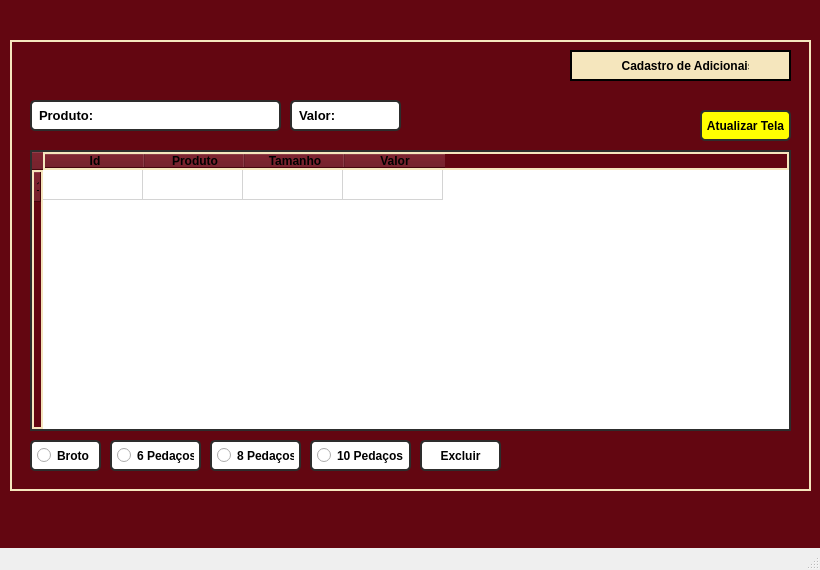
<?xml version="1.0" encoding="UTF-8"?>
<ui version="4.0">
 <class>MainWindow</class>
 <widget class="QMainWindow" name="MainWindow">
  <property name="geometry">
   <rect>
    <x>0</x>
    <y>0</y>
    <width>820</width>
    <height>570</height>
   </rect>
  </property>
  <property name="minimumSize">
   <size>
    <width>820</width>
    <height>570</height>
   </size>
  </property>
  <property name="maximumSize">
   <size>
    <width>820</width>
    <height>570</height>
   </size>
  </property>
  <property name="windowTitle">
   <string>MainWindow</string>
  </property>
  <widget class="QWidget" name="centralwidget">
   <layout class="QHBoxLayout" name="horizontalLayout">
    <property name="spacing">
     <number>0</number>
    </property>
    <property name="leftMargin">
     <number>0</number>
    </property>
    <property name="topMargin">
     <number>0</number>
    </property>
    <property name="rightMargin">
     <number>0</number>
    </property>
    <property name="bottomMargin">
     <number>0</number>
    </property>
    <item>
     <widget class="QFrame" name="frame">
      <property name="styleSheet">
       <string notr="true">background-color: rgb(99, 6, 17);
</string>
      </property>
      <property name="frameShape">
       <enum>QFrame::NoFrame</enum>
      </property>
      <property name="frameShadow">
       <enum>QFrame::Raised</enum>
      </property>
      <widget class="QFrame" name="frame_2">
       <property name="geometry">
        <rect>
         <x>10</x>
         <y>40</y>
         <width>801</width>
         <height>451</height>
        </rect>
       </property>
       <property name="styleSheet">
        <string notr="true">border: 2px solid rgb(245, 230, 189);</string>
       </property>
       <property name="frameShape">
        <enum>QFrame::StyledPanel</enum>
       </property>
       <property name="frameShadow">
        <enum>QFrame::Raised</enum>
       </property>
       <widget class="QLineEdit" name="produto_cadastro">
        <property name="geometry">
         <rect>
          <x>20</x>
          <y>60</y>
          <width>251</width>
          <height>31</height>
         </rect>
        </property>
        <property name="font">
         <font>
          <pointsize>10</pointsize>
          <weight>75</weight>
          <bold>true</bold>
          <kerning>true</kerning>
         </font>
        </property>
        <property name="styleSheet">
         <string notr="true">QLineEdit{
	border: 2px solid rgb(45, 45, 45);
 	border-radius: 5px;
    padding: 5px;
     color: rgb(255,275,275);
	background-color: rgb(255, 255, 255);
}
QLineEdit:hover{
	border: 2px solid rgb(55, 55, 55);
    color: rgb(0,0,0);
}
QLineEdit:focus{
	border: 2px solid rgb(255, 207, 0);
     color: rgb(0, 0, 0);
}</string>
        </property>
        <property name="placeholderText">
         <string>Produto:</string>
        </property>
       </widget>
       <widget class="QLineEdit" name="valor_cadastro">
        <property name="geometry">
         <rect>
          <x>280</x>
          <y>60</y>
          <width>111</width>
          <height>31</height>
         </rect>
        </property>
        <property name="font">
         <font>
          <pointsize>10</pointsize>
          <weight>75</weight>
          <bold>true</bold>
          <kerning>true</kerning>
         </font>
        </property>
        <property name="styleSheet">
         <string notr="true">QLineEdit{
	border: 2px solid rgb(45, 45, 45);
 	border-radius: 5px;
    padding: 5px;
     color: rgb(255,275,275);
	background-color: rgb(255, 255, 255);
}
QLineEdit:hover{
	border: 2px solid rgb(55, 55, 55);
    color: rgb(0,0,0);
}
QLineEdit:focus{
	border: 2px solid rgb(255, 207, 0);
     color: rgb(0, 0, 0);
}</string>
        </property>
        <property name="placeholderText">
         <string>Valor:</string>
        </property>
       </widget>
       <widget class="QFrame" name="frame_6">
        <property name="geometry">
         <rect>
          <x>560</x>
          <y>10</y>
          <width>221</width>
          <height>31</height>
         </rect>
        </property>
        <property name="styleSheet">
         <string notr="true">background-color: rgb(245, 230, 189);
border: 2px solid rgb(255, 275, 275);
border-radius: 0px;</string>
        </property>
        <property name="frameShape">
         <enum>QFrame::StyledPanel</enum>
        </property>
        <property name="frameShadow">
         <enum>QFrame::Raised</enum>
        </property>
        <widget class="QLabel" name="label_10">
         <property name="geometry">
          <rect>
           <x>40</x>
           <y>6</y>
           <width>141</width>
           <height>20</height>
          </rect>
         </property>
         <property name="font">
          <font>
           <weight>75</weight>
           <bold>true</bold>
          </font>
         </property>
         <property name="styleSheet">
          <string notr="true">QLabel{
border: 2px solid rgb(245, 230, 189);

}</string>
         </property>
         <property name="text">
          <string>  Cadastro de Adicionais</string>
         </property>
        </widget>
       </widget>
       <widget class="QPushButton" name="excluir_cadastro">
        <property name="geometry">
         <rect>
          <x>410</x>
          <y>400</y>
          <width>81</width>
          <height>31</height>
         </rect>
        </property>
        <property name="font">
         <font>
          <weight>75</weight>
          <bold>true</bold>
         </font>
        </property>
        <property name="styleSheet">
         <string notr="true">QPushButton{
	border: 2px solid rgb(45, 45, 45);
 	border-radius: 5px;
    padding: 5px;
     color: rgb(255,275,275);
	background-color: rgb(255, 255, 255);
}
QPushButton:hover{
	border: 2px solid rgb(55, 55, 55);
    color: rgb(0,0,0);
}
QPushButton:focus{
	border: 2px solid rgb(255, 207, 0);
     color: rgb(0, 0, 0);
}</string>
        </property>
        <property name="text">
         <string>Excluir</string>
        </property>
       </widget>
       <widget class="QTableWidget" name="tableWidget_cadastro">
        <property name="geometry">
         <rect>
          <x>20</x>
          <y>110</y>
          <width>761</width>
          <height>281</height>
         </rect>
        </property>
        <property name="font">
         <font>
          <weight>75</weight>
          <bold>true</bold>
         </font>
        </property>
        <property name="whatsThis">
         <string>&lt;html&gt;&lt;head/&gt;&lt;body&gt;&lt;p&gt;&lt;br/&gt;&lt;/p&gt;&lt;/body&gt;&lt;/html&gt;</string>
        </property>
        <property name="styleSheet">
         <string notr="true">QTableWidget{
	border: 2px solid rgb(45, 45, 45);


     color: rgb(0,0,0);
	background-color: rgb(255, 255, 255);
}
QTableWidget:hover{
	
    color: rgb(0,0,0);
}
QTableWidget:focus{
	
     color: rgb(0, 0, 0);
}</string>
        </property>
        <property name="frameShape">
         <enum>QFrame::NoFrame</enum>
        </property>
        <row>
         <property name="text">
          <string>1</string>
         </property>
        </row>
        <column>
         <property name="text">
          <string>Id</string>
         </property>
         <property name="toolTip">
          <string notr="true"/>
         </property>
         <property name="font">
          <font>
           <weight>75</weight>
           <bold>true</bold>
          </font>
         </property>
        </column>
        <column>
         <property name="text">
          <string>Produto</string>
         </property>
         <property name="font">
          <font>
           <weight>75</weight>
           <bold>true</bold>
          </font>
         </property>
        </column>
        <column>
         <property name="text">
          <string>Tamanho</string>
         </property>
         <property name="font">
          <font>
           <weight>75</weight>
           <bold>true</bold>
          </font>
         </property>
        </column>
        <column>
         <property name="text">
          <string>Valor</string>
         </property>
         <property name="font">
          <font>
           <weight>75</weight>
           <bold>true</bold>
          </font>
         </property>
        </column>
       </widget>
       <widget class="QRadioButton" name="radioButton">
        <property name="geometry">
         <rect>
          <x>20</x>
          <y>400</y>
          <width>71</width>
          <height>31</height>
         </rect>
        </property>
        <property name="font">
         <font>
          <weight>75</weight>
          <bold>true</bold>
         </font>
        </property>
        <property name="styleSheet">
         <string notr="true">QRadioButton{
	border: 2px solid rgb(45, 45, 45);
 	border-radius: 5px;
    padding: 5px;
     color: rgb(0,0,0);
	background-color: rgb(255, 255, 255);
}
QRadioButton:hover{
	border: 2px solid rgb(55, 55, 55);
    color: rgb(0,0,0);
}
QRadioButton:focus{
	border: 2px solid rgb(255, 207, 0);
     color: rgb(0, 0, 0);
}</string>
        </property>
        <property name="text">
         <string>Broto</string>
        </property>
       </widget>
       <widget class="QRadioButton" name="radioButton_2">
        <property name="geometry">
         <rect>
          <x>100</x>
          <y>400</y>
          <width>91</width>
          <height>31</height>
         </rect>
        </property>
        <property name="font">
         <font>
          <weight>75</weight>
          <bold>true</bold>
         </font>
        </property>
        <property name="styleSheet">
         <string notr="true">QRadioButton{
	border: 2px solid rgb(45, 45, 45);
 	border-radius: 5px;
    padding: 5px;
     color: rgb(0,0,0);
	background-color: rgb(255, 255, 255);
}
QRadioButton:hover{
	border: 2px solid rgb(55, 55, 55);
    color: rgb(0,0,0);
}
QRadioButton:focus{
	border: 2px solid rgb(255, 207, 0);
     color: rgb(0, 0, 0);
}</string>
        </property>
        <property name="text">
         <string>6 Pedaços</string>
        </property>
       </widget>
       <widget class="QRadioButton" name="radioButton_3">
        <property name="geometry">
         <rect>
          <x>200</x>
          <y>400</y>
          <width>91</width>
          <height>31</height>
         </rect>
        </property>
        <property name="font">
         <font>
          <weight>75</weight>
          <bold>true</bold>
         </font>
        </property>
        <property name="styleSheet">
         <string notr="true">QRadioButton{
	border: 2px solid rgb(45, 45, 45);
 	border-radius: 5px;
    padding: 5px;
     color: rgb(0,0,0);
	background-color: rgb(255, 255, 255);
}
QRadioButton:hover{
	border: 2px solid rgb(55, 55, 55);
    color: rgb(0,0,0);
}
QRadioButton:focus{
	border: 2px solid rgb(255, 207, 0);
     color: rgb(0, 0, 0);
}</string>
        </property>
        <property name="text">
         <string>8 Pedaços</string>
        </property>
       </widget>
       <widget class="QRadioButton" name="radioButton_4">
        <property name="geometry">
         <rect>
          <x>300</x>
          <y>400</y>
          <width>101</width>
          <height>31</height>
         </rect>
        </property>
        <property name="font">
         <font>
          <weight>75</weight>
          <bold>true</bold>
         </font>
        </property>
        <property name="styleSheet">
         <string notr="true">QRadioButton{
	border: 2px solid rgb(45, 45, 45);
 	border-radius: 5px;
    padding: 5px;
     color: rgb(0,0,0);
	background-color: rgb(255, 255, 255);
}
QRadioButton:hover{
	border: 2px solid rgb(55, 55, 55);
    color: rgb(0,0,0);
}
QRadioButton:focus{
	border: 2px solid rgb(255, 207, 0);
     color: rgb(0, 0, 0);
}</string>
        </property>
        <property name="text">
         <string>10 Pedaços</string>
        </property>
       </widget>
       <widget class="QPushButton" name="atualiza_tela">
        <property name="geometry">
         <rect>
          <x>690</x>
          <y>70</y>
          <width>91</width>
          <height>31</height>
         </rect>
        </property>
        <property name="font">
         <font>
          <weight>75</weight>
          <bold>true</bold>
         </font>
        </property>
        <property name="styleSheet">
         <string notr="true">QPushButton{
	border: 2px solid rgb(45, 45, 45);
 	border-radius: 5px;
    padding: 5px;
     color: rgb(255,275,275);
	background-color: rgb(255, 255, 255);
	
	
	background-color: rgb(255, 255, 0);
}
QPushButton:hover{
	border: 2px solid rgb(55, 55, 55);
    color: rgb(0,0,0);
}
QPushButton:focus{
	border: 2px solid rgb(255, 207, 0);
     color: rgb(0, 0, 0);
}</string>
        </property>
        <property name="text">
         <string>Atualizar Tela</string>
        </property>
       </widget>
      </widget>
     </widget>
    </item>
   </layout>
  </widget>
  <widget class="QMenuBar" name="menubar">
   <property name="geometry">
    <rect>
     <x>0</x>
     <y>0</y>
     <width>820</width>
     <height>21</height>
    </rect>
   </property>
  </widget>
  <widget class="QStatusBar" name="statusbar"/>
 </widget>
 <resources/>
 <connections/>
</ui>
